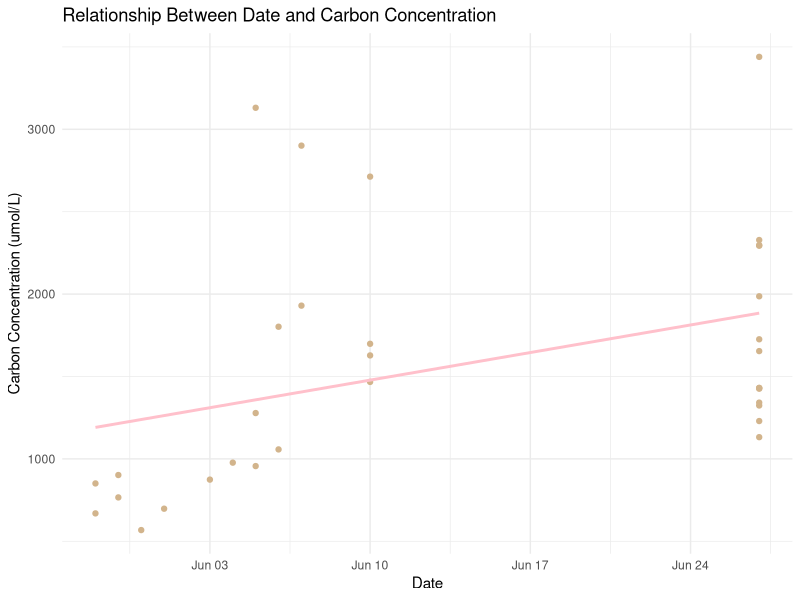
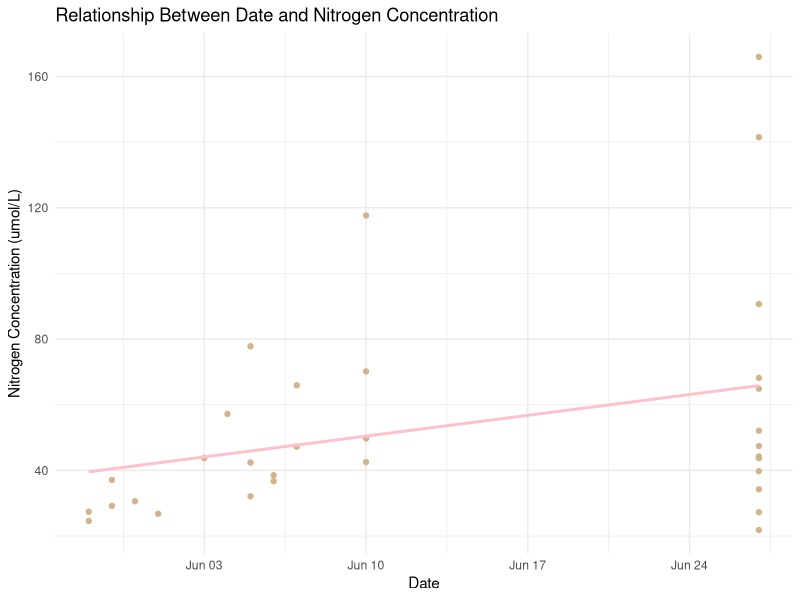
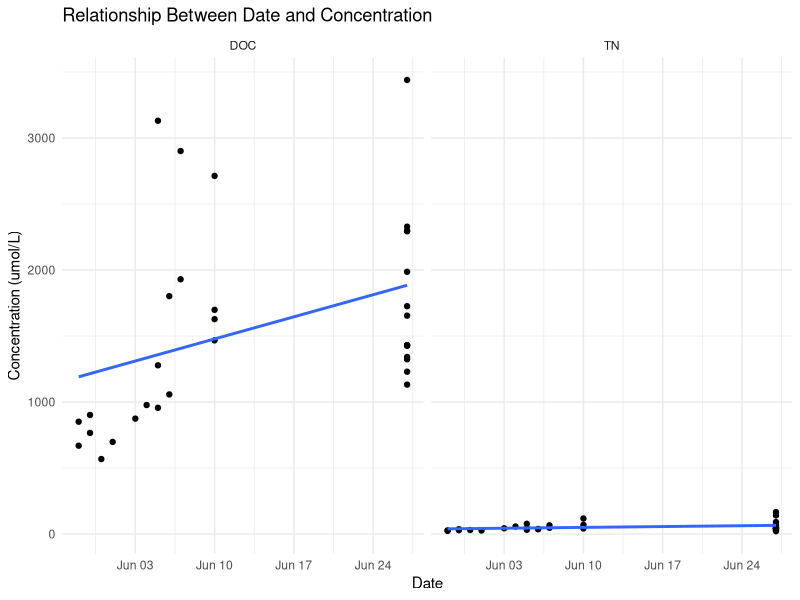
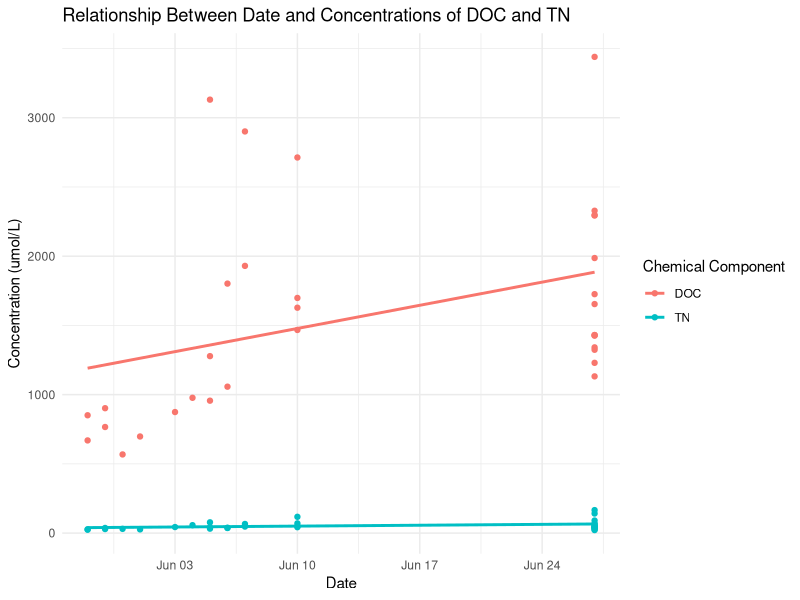
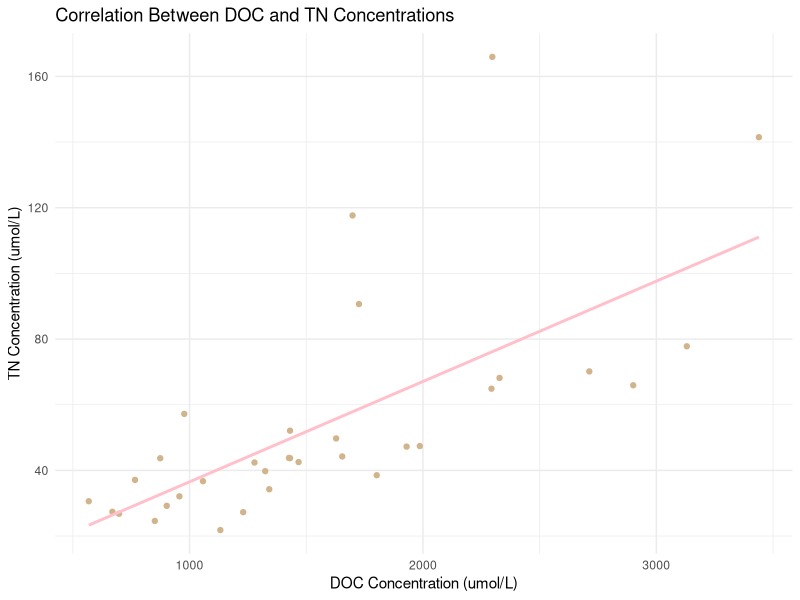

Reproduce these figures in R, in order.
## ---- chunk 1
library(tidyverse)
library(ggplot2)
library(dplyr)
## ---- chunk 2
DOC <- read.csv("CGAlaskaDOC.csv")
glimpse(DOC)
## ---- chunk 3
TN <- read.csv("CGAlaskaTN.csv")
glimpse(TN)
## ---- chunk 4
colnames(DOC)[colnames(DOC) == "umol.L.C"] <- "concentration"
colnames(TN)[colnames(TN) == "umol.L.N"] <- "concentration"

## ---- chunk 5

DOC$Date <- as.Date(DOC$Date, format = "%m/%d/%Y")
TN$Date <- as.Date(TN$Date, format = "%m/%d/%Y")
## ---- chunk 6
ggplot(DOC, aes(x = Date, y = concentration)) +
  geom_point(color = "tan") +
  geom_smooth(method = "lm", color = "pink", se = FALSE) +
  labs(
    title = "Relationship Between Date and Carbon Concentration",
    x = "Date",
    y = "Carbon Concentration (umol/L)"
  ) +
  theme_minimal()


ggplot(TN, aes(x = Date, y = concentration)) +
  geom_point(color = "tan") +
  geom_smooth(method = "lm", color = "pink", se = FALSE) +
  labs(
    title = "Relationship Between Date and Nitrogen Concentration",
    x = "Date",
    y = "Nitrogen Concentration (umol/L)"
  ) +
  theme_minimal()

## ---- chunk 7

DOC$Type <- "DOC"
TN$Type <- "TN"


combined_data <- bind_rows(DOC, TN)

ggplot(combined_data, aes(x = Date, y = concentration)) +
  geom_point() +
  geom_smooth(method = "lm", se = FALSE) +
  facet_wrap(~ Type, ncol = 2) +
  labs(
    title = "Relationship Between Date and Concentration",
    x = "Date",
    y = "Concentration (umol/L)"
  ) +
  theme_minimal()

## ---- chunk 8

DOC$Type <- "DOC"
TN$Type <- "TN"
combined_data <- bind_rows(DOC, TN)


ggplot(combined_data, aes(x = Date, y = concentration, color = Type)) +
  geom_point() +
  geom_smooth(method = "lm", se = FALSE) +
  labs(
    title = "Relationship Between Date and Concentrations of DOC and TN",
    x = "Date",
    y = "Concentration (umol/L)",
    color = "Chemical Component"
  ) +
  theme_minimal()

## ---- chunk 9
merged_data <- merge(DOC, TN, by = "Sample.ID", suffixes = c("_DOC", "_TN"))


ggplot(merged_data, aes(x = concentration_DOC, y = concentration_TN)) +
  geom_point(color = "tan") +
  geom_smooth(method = "lm", color = "pink", se = FALSE) +
  labs(
    title = "Correlation Between DOC and TN Concentrations",
    x = "DOC Concentration (umol/L)",
    y = "TN Concentration (umol/L)"
  ) +
  theme_minimal()
